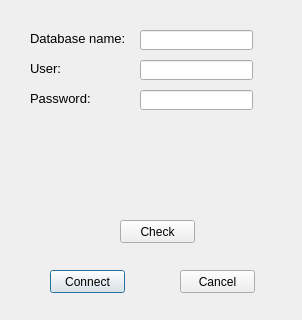
<?xml version="1.0" encoding="UTF-8"?>
<ui version="4.0">
 <class>DBDialog</class>
 <widget class="QDialog" name="DBDialog">
  <property name="geometry">
   <rect>
    <x>0</x>
    <y>0</y>
    <width>302</width>
    <height>320</height>
   </rect>
  </property>
  <property name="windowTitle">
   <string>Dialog</string>
  </property>
  <widget class="QPushButton" name="ok_button">
   <property name="geometry">
    <rect>
     <x>50</x>
     <y>270</y>
     <width>75</width>
     <height>23</height>
    </rect>
   </property>
   <property name="text">
    <string>Connect</string>
   </property>
  </widget>
  <widget class="QPushButton" name="cancel_button">
   <property name="geometry">
    <rect>
     <x>180</x>
     <y>270</y>
     <width>75</width>
     <height>23</height>
    </rect>
   </property>
   <property name="text">
    <string>Cancel</string>
   </property>
  </widget>
  <widget class="QLabel" name="label">
   <property name="geometry">
    <rect>
     <x>30</x>
     <y>30</y>
     <width>101</width>
     <height>16</height>
    </rect>
   </property>
   <property name="font">
    <font>
     <pointsize>10</pointsize>
    </font>
   </property>
   <property name="text">
    <string>Database name:</string>
   </property>
  </widget>
  <widget class="QLabel" name="label_2">
   <property name="geometry">
    <rect>
     <x>30</x>
     <y>60</y>
     <width>101</width>
     <height>16</height>
    </rect>
   </property>
   <property name="font">
    <font>
     <pointsize>10</pointsize>
    </font>
   </property>
   <property name="text">
    <string>User:</string>
   </property>
  </widget>
  <widget class="QLabel" name="label_3">
   <property name="geometry">
    <rect>
     <x>30</x>
     <y>90</y>
     <width>101</width>
     <height>16</height>
    </rect>
   </property>
   <property name="font">
    <font>
     <pointsize>10</pointsize>
    </font>
   </property>
   <property name="text">
    <string>Password:</string>
   </property>
  </widget>
  <widget class="QPushButton" name="pushButton">
   <property name="geometry">
    <rect>
     <x>120</x>
     <y>220</y>
     <width>75</width>
     <height>23</height>
    </rect>
   </property>
   <property name="text">
    <string>Check</string>
   </property>
  </widget>
  <widget class="QLineEdit" name="dbName_edit">
   <property name="geometry">
    <rect>
     <x>140</x>
     <y>30</y>
     <width>113</width>
     <height>20</height>
    </rect>
   </property>
  </widget>
  <widget class="QLineEdit" name="dbPassword_edit">
   <property name="geometry">
    <rect>
     <x>140</x>
     <y>90</y>
     <width>113</width>
     <height>20</height>
    </rect>
   </property>
   <property name="echoMode">
    <enum>QLineEdit::Password</enum>
   </property>
  </widget>
  <widget class="QLineEdit" name="dbUser_edit">
   <property name="geometry">
    <rect>
     <x>140</x>
     <y>60</y>
     <width>113</width>
     <height>20</height>
    </rect>
   </property>
  </widget>
  <widget class="QLabel" name="msg_label">
   <property name="geometry">
    <rect>
     <x>30</x>
     <y>190</y>
     <width>251</width>
     <height>20</height>
    </rect>
   </property>
   <property name="text">
    <string/>
   </property>
  </widget>
 </widget>
 <resources/>
 <connections/>
</ui>
